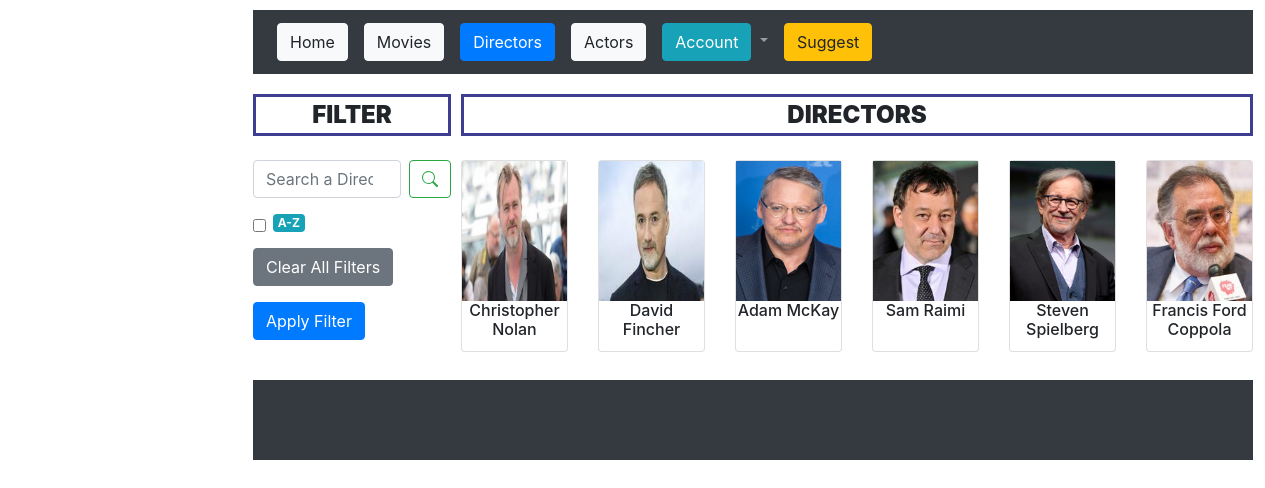
The app's page /blog/directors/ (signed in) with its own data.
### blog/models.py (models this page shows, shortened)
class Director(models.Model):
    name = models.CharField(max_length=50,blank=True)
    image = models.ImageField(upload_to="director_image",default="actor_image/ProfilePic.png",blank=True)
    review = models.TextField(default = "",blank=True)
    reference_image = models.URLField(max_length=200, default = "",blank=True)
    reference_description = models.URLField(max_length=200, default = "",blank=True)

### blog/views.py (the view)
# urls.py: path('directors/', views.directors,name="Directors"),
def directors(request):
    director_list = list(Director.objects.all())
    if request.method == "POST":
        applied_filters = list(request.POST.dict().keys())[1:]
        print(applied_filters)
        if 'A-Z'in applied_filters:
                director_list.sort(
                    key = lambda director: director.name
                )
                print("By Alfa",director_list)
        if 'search' in applied_filters:
            director_searched = request.POST['search']
            print(director_searched)
            if director_searched != '':
                final_director_list = []
                director_searched = director_searched.lower().split()
                for director in director_list:
                    director_words = director.name.lower().split(' ')
                    matched = 0
                    for word in director_words:
                        if (word in director_searched):
                            matched += 1
                    if matched >= 1:
                        final_director_list.append(director)
                director_list = final_director_list
        return render(request,"blog/directors.html",context={
            "directors_list" : director_list,
            "applied_filters" : applied_filters,
            "searched": director_searched
        })
    else:
        return render(request,"blog/directors.html",context={
            "directors_list" : director_list
        })

### blog/templates/blog/directors.html (shortened to what this page needs)
{% extends "blog/header.html" %}
{% load static %}
{% block styles %}
    {{ block.super }}
{% endblock %}
{% block content %}
<div id = "webpage">
    <nav class="navbar navbar-expand-lg navbar-dark bg-dark" id = "header">
        <div class="collapse navbar-collapse" id="navbarScroll">
          <ul class="navbar-nav mr-auto my-2 my-lg-0 navbar-nav-scroll" style="max-height: 100px;">
            <li class="nav-item">
              <a class="nav-link" href="{% url 'Home' %}">
                <button type="button" class="btn btn-light position-relative">
                    Home
                </button>
            </a>
            </li>
            <li class="nav-item">
              <a class="nav-link" href="{% url 'Movies' %}">
                <button type="button" class="btn btn-light position-relative">
                    Movies
                </button>
            </a>
            </li>
            <li class="nav-item">
                <a class="nav-link" href="{% url 'Directors' %}">
                    <button type="button" class="btn btn-primary position-relative">
                        Directors
                    </button>
                </a>
            </li>
            <li class="nav-item">
                <a class="nav-link" href="{% url 'Actors' %}">
                    <button type="button" class="btn btn-light position-relative">
                        Actors
                    </button>
                </a>
            </li>
            <li class="nav-item dropdown">
              <a class="nav-link dropdown-toggle" id="navbarScrollingDropdown" role="button" data-toggle="dropdown" aria-expanded="false">
                <button type="button" class="btn btn-info position-relative">
                    Account
                </button>
              </a>
            </li>
            <li class="nav-item">
                <a class="nav-link" href="{% url 'Suggest' %}">
                    <button type="button" class="btn btn-warning position-relative">
                        Suggest
                    </button>
                </a>
            </li>
          </ul>
        </div>
    </nav>
    <div id = "page">
        <div id = "right_side" style = "width: 20%;">
            <div class = "section_separator">
                FILTER
            </div>
            <br>
            <div>
                <form method = "POST" action="">{% csrf_token %}
                    <div class = "d-flex">
                        <input class="form-control mr-2" name = "search" type="search" placeholder="Search a Director" aria-label="Search">
                        <button class="btn btn-outline-success" type="submit">
                        </button>
                    </div>
                    <div class="form-check">
                        <input class="form-check-input" type="checkbox" name = "A-Z" id="A-Z">
                        <label class="form-check-label badge badge-info" for="A-Z">
                            A-Z
                        </label>
                    </div>
                    <button class="btn btn-secondary" type = button>Clear All Filters</button>
                    <button class="btn btn-primary" >Apply Filter</button>
                </form>
            </div>
        </div>
        <div id = "parent" style = "width: 80%;">
            <div class = "section_separator">
                DIRECTORS
            </div>
            <br>
            <div class = "row row-cols-1 row-cols-md-6">
                {% for director in directors_list %}
                <div class="col col mb-2">
                    <div class="card h-100">
                        <a href = "{% url 'DirectorsDetail' director.id %}">
                                <img src="{{ director.image.url }}" style = "max-width: 100%;max-height: 100%;" >
                        </a>
                        <h6 class="card-title" style = "text-align: center;">
                            {{ director.name }}
                        </h6>
                    </div>
                </div>
                {% endfor %}
            </div>
        </div>
    </div>
    <div id = "bottom" class = "bg-dark">
    </div>
</div>
{% endblock %}

### blog/static/blog/css/index.css (style rules this page uses)
#webpage { margin-left: 20%; font-family: var(--font-letter); background-color:var(--page-background); width: 1000px; height: auto; }
#parent { width: 70%; height: auto; }
#page { display: flex; flex-direction: row; column-gap: 1%; width: 100%; height: auto; }
#right_side { width: 30%; height: auto; }
#header { width: 100%; height: 8%; margin-bottom: 2%; margin-top: 1%; }
#bottom { background-color: var(--nav-color); width: 100%; height: 10%; margin-top: 2%; }
.section_separator { text-align: center; font-size: 150%; font-weight: 900; width: auto; border: 3px solid var(--page-color); }

### records on screen
Director: image (picture), name "Christopher Nolan"
Director: image (picture), name "David Fincher"
Director: image (picture), name "Adam McKay"
Director: image (picture), name "Sam Raimi"
Director: image (picture), name "Steven Spielberg"
Director: image (picture), name "Francis Ford Coppola"
